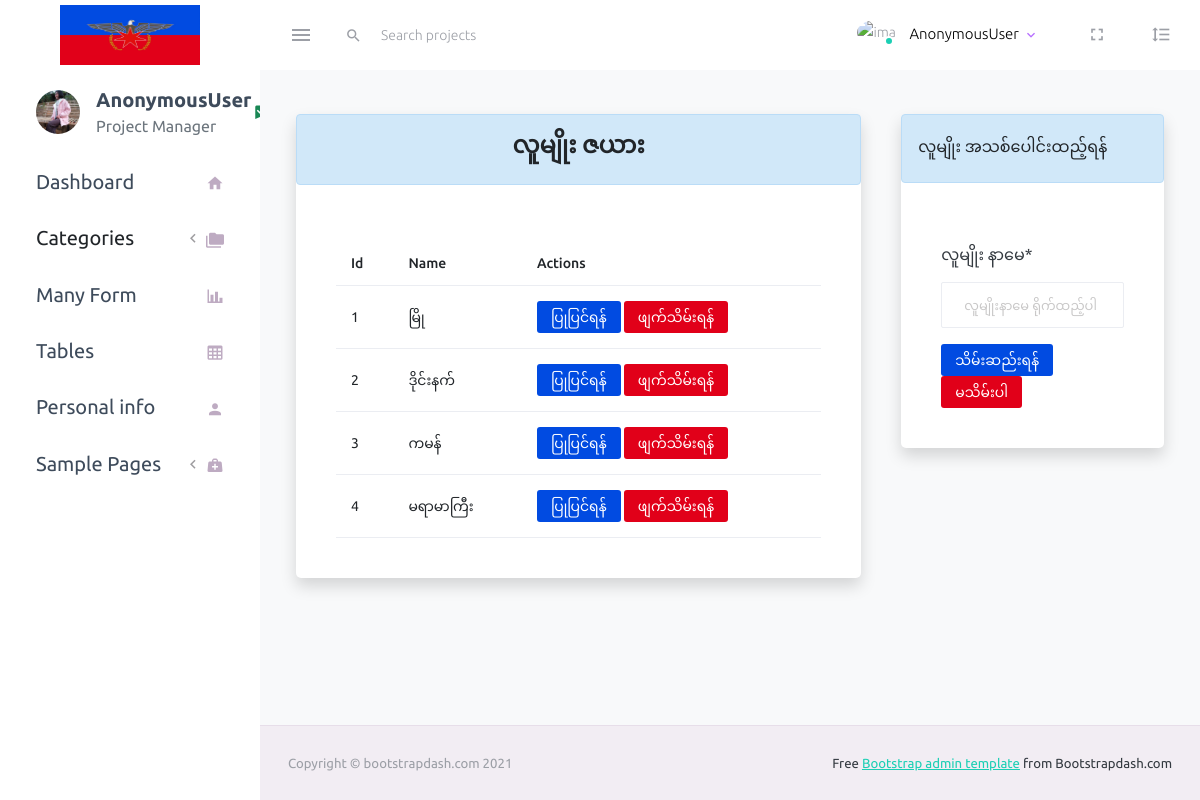
The app's page /nation/create with its own data.
### myapp/models.py (models this page shows, shortened)
class Nation(models.Model):
   name = models.CharField(max_length=200)

### myapp/views.py (the view)
# urls.py: path('nation/create', views.nation_create, name="nation"),
def nation_create(request):
    add = "add_nation"
    nations = Nation.objects.all()
    form = NationForm()
    if request.method == 'POST':
        form = NationForm(request.POST)
        if form.is_valid():
            form.save()
            return redirect('nation')
    context = {
        'nations':nations,
        'form':form,
        'add':add
    }
    return render(request, 'category/nation.html', context)

### myapp/forms.py
class NationForm(forms.ModelForm):
   class Meta:
      model = Nation
      fields = "__all__"
      labels = {
        'name':'လူမျိုး နာမေ',
       }
      widgets = {
         'name':forms.TextInput(attrs=({'placeholder':'လူမျိုးနာမေ ရိုက်ထည့်ပါ'}))
      }

### templates/category/nation.html (shortened to what this page needs)
{% extends 'layout/master.html' %}
{% load crispy_forms_tags %}
{% block content %}
<div class="row">
   <div class="col col-md-8">
      <div class="card shadow">
         <div class="text-dark alert alert-info">
            <h4 class="text-center fs-4 fw-bold">လူမျိုး ဇယား</h4>
         </div>
         <div class="card-body">
            <table class="table">
               <thead>
                  <tr>
                     <th>Id</th>
                     <th>Name</th>
                     <th>Actions</th>
                  </tr>
               </thead>
               <tbody>
                  {% for nation in nations %}
                  <tr>
                     <td>{{ forloop.counter }}</td>
                     <td>{{ nation.name }}</td>
                     <td>
                        <a href="{% url 'edit_nation' nation.id  %}" class="btn btn-sm text-white" style="background-color: #014be1;">ပြုပြင်ရန်</a>
                        <a href="{% url 'remove_nation' nation.id %}" class="btn btn-sm text-white" style="background-color: #e10019;">ဖျက်သိမ်းရန်</a>
                     </td>
                  </tr>
                  {% endfor %}
               </tbody>
            </table>
         </div>
      </div>
   </div>
   {% if add == "add_nation" %}
   <div class="col col-md-4">
      <div class="card shadow">
         <div class="text-dark alert alert-info">
            လူမျိုး အသစ်ပေါင်းထည့်ရန်
         </div>
         <div class="card-body">
            <form action="" method="POST">
               {{form.name|as_crispy_field}}
                  <button type="submit" class="btn btn-sm text-white" style="background-color: #014be1;">သိမ်းဆည်းရန်</button>
                  <button type="reset" class="btn btn-sm text-white" style="background-color: #e10019;">မသိမ်းပါ</button>
            </form>
         </div>
      </div>
   </div>
   {% endif %}
</div>
{% endblock content %}

### records on screen
Nation: name "မြို"
Nation: name "ဒိုင်းနက်"
Nation: name "ကမန်"
Nation: name "မရာမာကြီး"

### other values on screen
{{ request.user }} "AnonymousUser"
